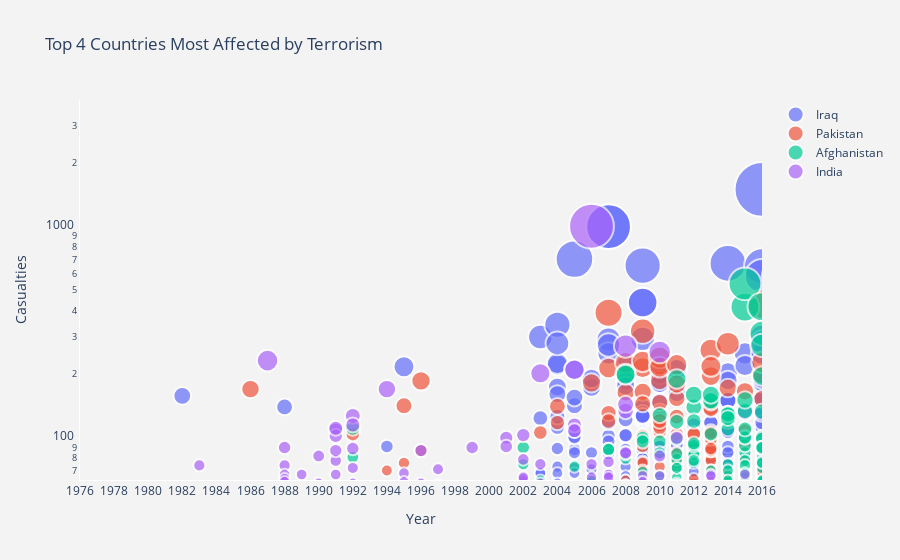

Source (notebook cell):
### Code cell
fig = go.Figure(data=data, layout=layout)
py.iplot(fig, filename='Terrorism Bubble')

### Figure 1 — Plotly figure (JSON) as saved in the notebook; plotly's stock layout.template omitted (floating-point values rounded to 4 significant figures; data arrays with more than 128 entries replaced by an {"elided": "..."} marker saying what was removed)
{"data": [{"marker": {"line": {"width": 2}, "size": {"elided": "249 int values"}, "sizemode": "area", "symbol": "circle"}, "mode": "markers", "name": "Iraq", "text": {"elided": "249 str values"}, "type": "scatter", "x": {"elided": "249 int values"}, "y": {"elided": "249 int values"}}, {"marker": {"line": {"width": 2}, "size": {"elided": "135 int values"}, "sizemode": "area", "symbol": "circle"}, "mode": "markers", "name": "Pakistan", "text": {"elided": "135 str values"}, "type": "scatter", "x": {"elided": "135 int values"}, "y": {"elided": "135 int values"}}, {"marker": {"line": {"width": 2}, "size": {"elided": "166 int values"}, "sizemode": "area", "symbol": "circle"}, "mode": "markers", "name": "Afghanistan", "text": {"elided": "166 str values"}, "type": "scatter", "x": {"elided": "166 int values"}, "y": {"elided": "166 int values"}}, {"marker": {"line": {"width": 2}, "size": [74, 54, 232, 90, 74, 67, 64, 62, 67, 58, 53, 82, 54, 55, 56, 61, 109, 78, 102, 67, 111, 87, 89, 59, 72, 58, 127, 115, 61, 170, 68, 52, 62, 51, 51, 61, 87, 71, 60, 90, 100, 91, 79, 62, 64, 103, 65, 75, 61, 202, 52, 115, 108, 210, 75, 1005, 55, 65, 67, 67, 77, 65, 57, 53, 272, 84, 60, 134, 144, 85, 54, 66, 62, 66, 82, 255, 51, 100, 52, 52, 52, 60, 67, 66, 67, 95], "sizemode": "area", "symbol": "circle"}, "mode": "markers", "name": "India", "text": ["City: Unknown<br>Group: Anti-Immigrant extremists<br>casualties: 74.0<br>Year: 1983", "City: Imphal<br>Group: People's Liberation Army (India)<br>casualties: 54.0<br>Year: 1984", "City: Chennai<br>Group: Tamils<br>casualties: 232.0<br>Year: 1987", "City: Amritsar<br>Group: Khalistan Liberation Force<br>casualties: 90.0<br>Year: 1988", "City: Amritsar<br>Group: Sikh Extremists<br>casualties: 74.0<br>Year: 1988", "City: Barpeta<br>Group: United Liberation Front of Assam (ULFA)<br>casualties: 67.0<br>Year: 1988", "City: Jammu<br>Group: Babbar Khalsa International (BKI)<br>casualties: 64.0<br>Year: 1988", "City: Batala<br>Group: Babbar Khalsa International (BKI)<br>casualties: 62.0<br>Year: 1988", "City: Bongaigaon<br>Group: Bodo Militants<br>casualties: 67.0<br>Year: 1989", "City: Karnal<br>Group: Sikh Extremists<br>casualties: 58.0<br>Year: 1989", "City: Unknown<br>Group: Khalistan Commando Force<br>casualties: 53.0<br>Year: 1989", "City: Batala<br>Group: Khalistan Commando Force<br>casualties: 82.0<br>Year: 1990", "City: Sepalpani<br>Group: Bodo Militants<br>casualties: 54.0<br>Year: 1990", "City: Pathankot<br>Group: Babbar Khalsa International (BKI)<br>casualties: 55.0<br>Year: 1990", "City: Rangia<br>Group: Bodo Militants<br>casualties: 56.0<br>Year: 1990", "City: Hyderabad<br>Group: People's War Group (PWG)<br>casualties: 61.0<br>Year: 1990", "City: New Delhi<br>Group: Sikh Extremists<br>casualties: 109.0<br>Year: 1991", "City: Kila Raipur<br>Group: Sikh Extremists<br>casualties: 78.0<br>Year: 1991", "City: Baddowal<br>Group: Sikh Extremists<br>casualties: 102.0<br>Year: 1991", "City: Sopore<br>Group: Muslim Militants<br>casualties: 67.0<br>Year: 1991", "City: Bajpur<br>Group: Sikh Extremists<br>casualties: 111.0<br>Year: 1991", "City: Sohian<br>Group: Sikh Extremists<br>casualties: 87.0<br>Year: 1991", "City: New Delhi<br>Group: Muslim Militants<br>casualties: 89.0<br>Year: 1992", "City: Pathankot<br>Group: Sikh Extremists<br>casualties: 59.0<br>Year: 1992", "City: Delhi<br>Group: Muslim Separatists<br>casualties: 72.0<br>Year: 1992", "City: Guwahati<br>Group: National Democratic Front of Bodoland (NDFB)<br>casualties: 58.0<br>Year: 1992", "City: Unknown<br>Group: Muslim Militants<br>casualties: 127.0<br>Year: 1992", "City: Bombay<br>Group: Muslim Militants<br>casualties: 115.0<br>Year: 1992", "City: Unknown<br>Group: Muslims<br>casualties: 61.0<br>Year: 1992", "City: Banabari<br>Group: Bodo Militants<br>casualties: 170.0<br>Year: 1994", "City: Jammu<br>Group: Kashmiri extremists<br>casualties: 68.0<br>Year: 1995", "City: Lailalong<br>Group: National Socialist Council of Nagaland<br>casualties: 52.0<br>Year: 1995", "City: Jammu<br>Group: Harkat ul Ansar<br>casualties: 62.0<br>Year: 1995", "City: New Delhi<br>Group: Jammu and Kashmir Islamic Front<br>casualties: 51.0<br>Year: 1996", "City: New Delhi<br>Group: Jammu and Kashmir Liberation Front<br>casualties: 51.0<br>Year: 1996", "City: Maiamnala<br>Group: National Socialist Council of Nagaland<br>casualties: 61.0<br>Year: 1996", "City: Sansapani<br>Group: Bodo Liberation Tigers (BLT)<br>casualties: 87.0<br>Year: 1996", "City: Unknown<br>Group: Muslim Rebels<br>casualties: 71.0<br>Year: 1997", "City: Bathe-Lakshmanpur<br>Group: Ranbir Sena<br>casualties: 60.0<br>Year: 1997", "City: Shiliguri<br>Group: United Liberation Front of Assam (ULFA)<br>casualties: 90.0<br>Year: 1999", "City: Baghmara<br>Group: National Democratic Front of Bodoland (NDFB)<br>casualties: 100.0<br>Year: 2001", "City: Srinagar<br>Group: Jaish-e-Mohammad (JeM)<br>casualties: 91.0<br>Year: 2001", "City: Jammu<br>Group: Lashkar-e-Taiba (LeT)<br>casualties: 79.0<br>Year: 2002", "City: Jammu<br>Group: Lashkar-e-Taiba (LeT)<br>casualties: 62.0<br>Year: 2002", "City: Jammu<br>Group: Lashkar-e-Taiba (LeT)<br>casualties: 64.0<br>Year: 2002", "City: Gandhinagar<br>Group: Gunmen<br>casualties: 103.0<br>Year: 2002", "City: Jammu<br>Group: Lashkar-e-Taiba (LeT)<br>casualties: 65.0<br>Year: 2002", "City: Mumbai<br>Group: Students Islamic Movement of India (SIMI)<br>casualties: 75.0<br>Year: 2003", "City: Bamungopha<br>Group: United Liberation Front of Assam (ULFA)<br>casualties: 61.0<br>Year: 2003", "City: Mumbai<br>Group: Students Islamic Movement of India (SIMI)<br>casualties: 202.0<br>Year: 2003", "City: Dimapur<br>Group: United Liberation Front of Assam (ULFA)<br>casualties: 52.0<br>Year: 2004", "City: Pulwama<br>Group: United Jihad Council<br>casualties: 115.0<br>Year: 2005", "City: Kotrapali<br>Group: Communist Party of India - Maoist (CPI-Maoist)<br>casualties: 108.0<br>Year: 2005", "City: New Delhi<br>Group: Lashkar-e-Taiba (LeT)<br>casualties: 210.0<br>Year: 2005", "City: Dantewada district<br>Group: Communist Party of India - Maoist (CPI-Maoist)<br>casualties: 75.0<br>Year: 2006", "City: Mumbai<br>Group: Lashkar-e-Taiba (LeT)<br>casualties: 1005.0<br>Year: 2006", "City: Imphal<br>Group: Kanglei Yawol Kanna Lup (KYKL)<br>casualties: 55.0<br>Year: 2006", "City: Guwahati<br>Group: United Liberation Front of Assam (ULFA)<br>casualties: 65.0<br>Year: 2006", "City: Sadiya<br>Group: United Liberation Front of Assam (ULFA)<br>casualties: 67.0<br>Year: 2007", "City: Ranibodli<br>Group: Naxalites<br>casualties: 67.0<br>Year: 2007", "City: Hyderabad<br>Group: Harkatul Jihad-e-Islami<br>casualties: 77.0<br>Year: 2007", "City: Doom Dooma<br>Group: United Liberation Front of Assam (ULFA)<br>casualties: 65.0<br>Year: 2007", "City: Murkongselek<br>Group: United Liberation Front of Assam (ULFA)<br>casualties: 57.0<br>Year: 2008", "City: New Delhi<br>Group: Indian Mujahideen<br>casualties: 53.0<br>Year: 2008", "City: Dispur<br>Group: United Liberation Front of Assam (ULFA)<br>casualties: 272.0<br>Year: 2008", "City: Kokrajhar<br>Group: United Liberation Front of Assam (ULFA)<br>casualties: 84.0<br>Year: 2008", "City: Barpeta Road<br>Group: United Liberation Front of Assam (ULFA)<br>casualties: 60.0<br>Year: 2008", "City: Mumbai<br>Group: Deccan Mujahideen<br>casualties: 134.0<br>Year: 2008", "City: Mumbai<br>Group: Deccan Mujahideen<br>casualties: 144.0<br>Year: 2008", "City: Mumbai<br>Group: Deccan Mujahideen<br>casualties: 85.0<br>Year: 2008", "City: Mumbai<br>Group: Deccan Mujahideen<br>casualties: 54.0<br>Year: 2008", "City: Guwahati<br>Group: United Liberation Front of Assam (ULFA)<br>casualties: 66.0<br>Year: 2009", "City: Nalbari<br>Group: United Liberation Front of Assam (ULFA)<br>casualties: 62.0<br>Year: 2009", "City: Pune<br>Group: Indian Mujahideen<br>casualties: 66.0<br>Year: 2010", "City: Dantewada district<br>Group: Communist Party of India - Maoist (CPI-Maoist)<br>casualties: 82.0<br>Year: 2010", "City: Jhargam<br>Group: Communist Party of India - Maoist (CPI-Maoist)<br>casualties: 255.0<br>Year: 2010", "City: Lohardaga district<br>Group: Communist Party of India - Maoist (CPI-Maoist)<br>casualties: 51.0<br>Year: 2011", "City: Guwahati<br>Group: Adivasi People's Army (APA)<br>casualties: 100.0<br>Year: 2011", "City: Mumbai<br>Group: Indian Mujahideen<br>casualties: 52.0<br>Year: 2011", "City: Mumbai<br>Group: Indian Mujahideen<br>casualties: 52.0<br>Year: 2011", "City: Mumbai<br>Group: Indian Mujahideen<br>casualties: 52.0<br>Year: 2011", "City: New Delhi<br>Group: Harkatul Jihad-e-Islami<br>casualties: 60.0<br>Year: 2011", "City: Hyderabad<br>Group: Lashkar-e-Taiba (LeT)<br>casualties: 67.0<br>Year: 2013", "City: Hyderabad<br>Group: Lashkar-e-Taiba (LeT)<br>casualties: 66.0<br>Year: 2013", "City: Sukma district<br>Group: Communist Party of India - Maoist (CPI-Maoist)<br>casualties: 67.0<br>Year: 2015", "City: Kuneru<br>Group: Maoists<br>casualties: 95.0<br>Year: 2017"], "type": "scatter", "x": [1983, 1984, 1987, 1988, 1988, 1988, 1988, 1988, 1989, 1989, 1989, 1990, 1990, 1990, 1990, 1990, 1991, 1991, 1991, 1991, 1991, 1991, 1992, 1992, 1992, 1992, 1992, 1992, 1992, 1994, 1995, 1995, 1995, 1996, 1996, 1996, 1996, 1997, 1997, 1999, 2001, 2001, 2002, 2002, 2002, 2002, 2002, 2003, 2003, 2003, 2004, 2005, 2005, 2005, 2006, 2006, 2006, 2006, 2007, 2007, 2007, 2007, 2008, 2008, 2008, 2008, 2008, 2008, 2008, 2008, 2008, 2009, 2009, 2010, 2010, 2010, 2011, 2011, 2011, 2011, 2011, 2011, 2013, 2013, 2015, 2017], "y": [74, 54, 232, 90, 74, 67, 64, 62, 67, 58, 53, 82, 54, 55, 56, 61, 109, 78, 102, 67, 111, 87, 89, 59, 72, 58, 127, 115, 61, 170, 68, 52, 62, 51, 51, 61, 87, 71, 60, 90, 100, 91, 79, 62, 64, 103, 65, 75, 61, 202, 52, 115, 108, 210, 75, 1005, 55, 65, 67, 67, 77, 65, 57, 53, 272, 84, 60, 134, 144, 85, 54, 66, 62, 66, 82, 255, 51, 100, 52, 52, 52, 60, 67, 66, 67, 95]}], "layout": {"paper_bgcolor": "rgb(243, 243, 243)", "plot_bgcolor": "rgb(243, 243, 243)", "title": {"text": "Top 4 Countries Most Affected by Terrorism"}, "xaxis": {"nticks": 30, "range": [1976, 2016], "showgrid": false, "showline": true, "tickmode": "auto", "title": {"text": "Year"}}, "yaxis": {"nticks": 40, "range": [1.8, 3.6], "showgrid": false, "showline": true, "tickmode": "auto", "title": {"text": "Casualties"}, "type": "log"}}}
